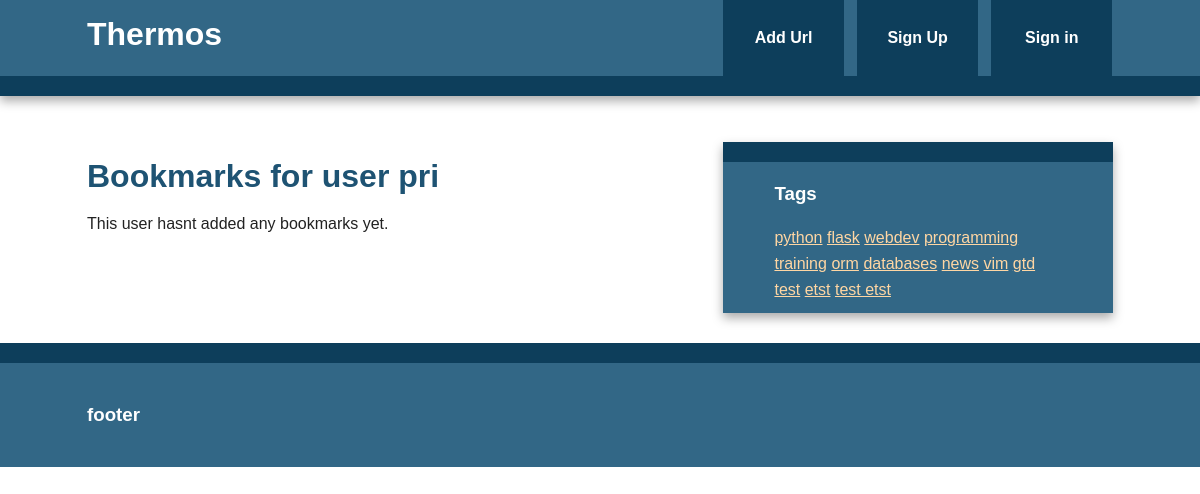
/user/pri, run on the app's committed database.
### thermos/models.py (models this page shows, shortened)
class User(db.Model, UserMixin):
    id = db.Column(db.Integer, primary_key=True)
    username = db.Column(db.String(80), unique=True)
    email = db.Column(db.String(120), unique=True)
    bookmarks = db.relationship("Bookmark", backref='user', lazy='dynamic')
    password_hash = db.Column(db.String)
    @property
    def password(self):
        raise AttributeError("password: write-only field")

class Tag(db.Model):
    id = db.Column(db.Integer, primary_key=True)
    name = db.Column(db.String(25), nullable=False, unique=True, index=True)
    @staticmethod
    def all():
        return Tag.query.all()
    def __repr__(self):
        return self.name

### thermos/views.py (the view)
@app.route("/user/<username>")
def user(username):
    user = User.query.filter_by(username=username).first_or_404()
    return render_template("user.html", user=user)

### thermos/views.py (called while the page is built)
@app.context_processor  # make globally available in template context
def inject_tags():
    return dict(all_tags=Tag.all)

### thermos/templates/user.html (shortened to what this page needs)
{% extends "base.html" %}
{%block content %}
    <article>
        <header>
            <h1>Bookmarks for user {{ user.username }}</h1>
                {% if user.bookmarks.count() > 0 %}
                    {% with bookmarks=user.bookmarks %}
                        {% include "bookmark_list.html" %}
                    {% endwith %}
                {% else %}
                    This user hasnt added any bookmarks yet.
                {% endif %}
        </header>
    </article>
{%endblock%}

### thermos/templates/base.html (shortened to what this page needs)
<!doctype html>
<html class="no-js" lang="">
    <head>
        <link rel="stylesheet" href="{{ url_for('static', filename='css/normalize.min.css') }}">
        <link rel="stylesheet" href="{{ url_for('static', filename='css/main.css') }}">
        {% block styles %}
            <link rel="stylesheet" href="{{ url_for('static', filename='css/normalize.min.css') }}">
            <link rel="stylesheet" href="{{ url_for('static', filename='css/main.css') }}">
        {% endblock %}
    </head>
    <body>
        <div class="header-container">
            <header class="wrapper clearfix">
                <a href="{{ url_for('index') }}"><h1 class="title">Thermos</h1></a>
                <nav>
                    <ul>
                        <li><a href="{{ url_for('add') }}  ">   Add Url  </a></li>
                        {% if current_user.is_authenticated %}
                            <li><a href="{{ url_for('user', username=current_user.username) }}"> My Links </a>  </li>
                            <li><a href="{{ url_for('logout') }}"> Sign out </a>  </li>
                        {% else %}
                            <li><a href="{{ url_for('signup') }}"> Sign Up</a></li>
                            <li><a href="{{ url_for('login') }}">Sign in </a> </li>
                        {% endif %}
                    </ul>
                </nav>
            </header>
        </div>
        <div class="main-container">
            <div class="main wrapper clearfix">
                {% block content %}
                {% endblock %}
                {% block sidebar %}
                <aside>
                    <h3>Tags</h3>
                    {% for t in all_tags() %}
                        <a href="{{ url_for("tag", name=t)}}">{{ t }}</a>
                    {% endfor %}
                </aside>
                {% endblock %}
            </div>
        </div>
        <div class="footer-container">
            <footer class="wrapper">
                <h3>footer</h3>
            </footer>
        </div>
    </body>
</html>

### thermos/static/css/main.css (style rules this page uses)
html { color: #222; font-size: 1em; line-height: 1.4; }
body { font: 16px/26px Helvetica, Helvetica Neue, Arial; }
.wrapper { width: 90%; margin: 0 5%; }
.header-container { border-bottom: 20px solid #0d3e5b; }
.footer-container, .main aside { border-top: 20px solid #0d3e5b; }
.header-container, .footer-container, .main aside { background: #326786; }
.title { color: white; }
nav ul { margin: 0; padding: 0; list-style-type: none; }
nav a { display: block; margin-bottom: 10px; padding: 15px 0; text-align: center; text-decoration: none; font-weight: bold; color: white; background: #0d3e5b }
.main { padding: 30px 0; }
.main article h1 { font-size: 2em; }
.main aside { color: white; padding: 0px 5% 10px; }
.footer-container footer { color: white; padding: 20px 0; }
a, a:visited { color: #1E5373; }
h1, h2, h3, h4, h5, h6 { color: #1e5373; }
.main aside h3, footer h3 { color:white; }
aside a { color: #FFD6A3; }
h1, h2, h3, h4, h5, h6 { color: #1E5373; }
.main aside h3, footer h3, footer a, footer a:visited { color: white; }
@media only screen and (min-width: 480px) { nav a { float: left; width: 27%; margin: 0 1.7%; padding: 25px 2%; margin-bottom: 0; } }
@media only screen and (min-width: 480px) { nav li:first-child a { margin-left: 0; } }
@media only screen and (min-width: 480px) { nav li:last-child a { margin-right: 0; } }
@media only screen and (min-width: 480px) { nav ul li { display: inline; } }
@media only screen and (min-width: 768px) { .header-container, .main aside { -webkit-box-shadow: 0 5px 10px #aaa; -moz-box-shadow: 0 5px 10px #aaa; box-shadow: 0 5px 10px #aaa; } }
@media only screen and (min-width: 768px) { .title { float: left; } }
@media only screen and (min-width: 768px) { nav { float: right; width: 38%; } }
@media only screen and (min-width: 768px) { .main article { float: left; width: 57%; } }
@media only screen and (min-width: 768px) { .main aside { float: right; width: 28%; } }
@media only screen and (min-width: 1140px) { .wrapper { width: 1026px; margin: 0 auto; } }
.clearfix:before, .clearfix:after { content: " "; display: table; }
.clearfix:after { clear: both; }
.clearfix { *zoom: 1; }

### data on the page
User: username "pri"
Tag: name "python"
Tag: name "flask"
Tag: name "webdev"
Tag: name "programming"
Tag: name "training"
Tag: name "orm"
Tag: name "databases"
Tag: name "news"
Tag: name "vim"
Tag: name "gtd"
Tag: name "test"
Tag: name "etst"
Tag: name "test etst"
